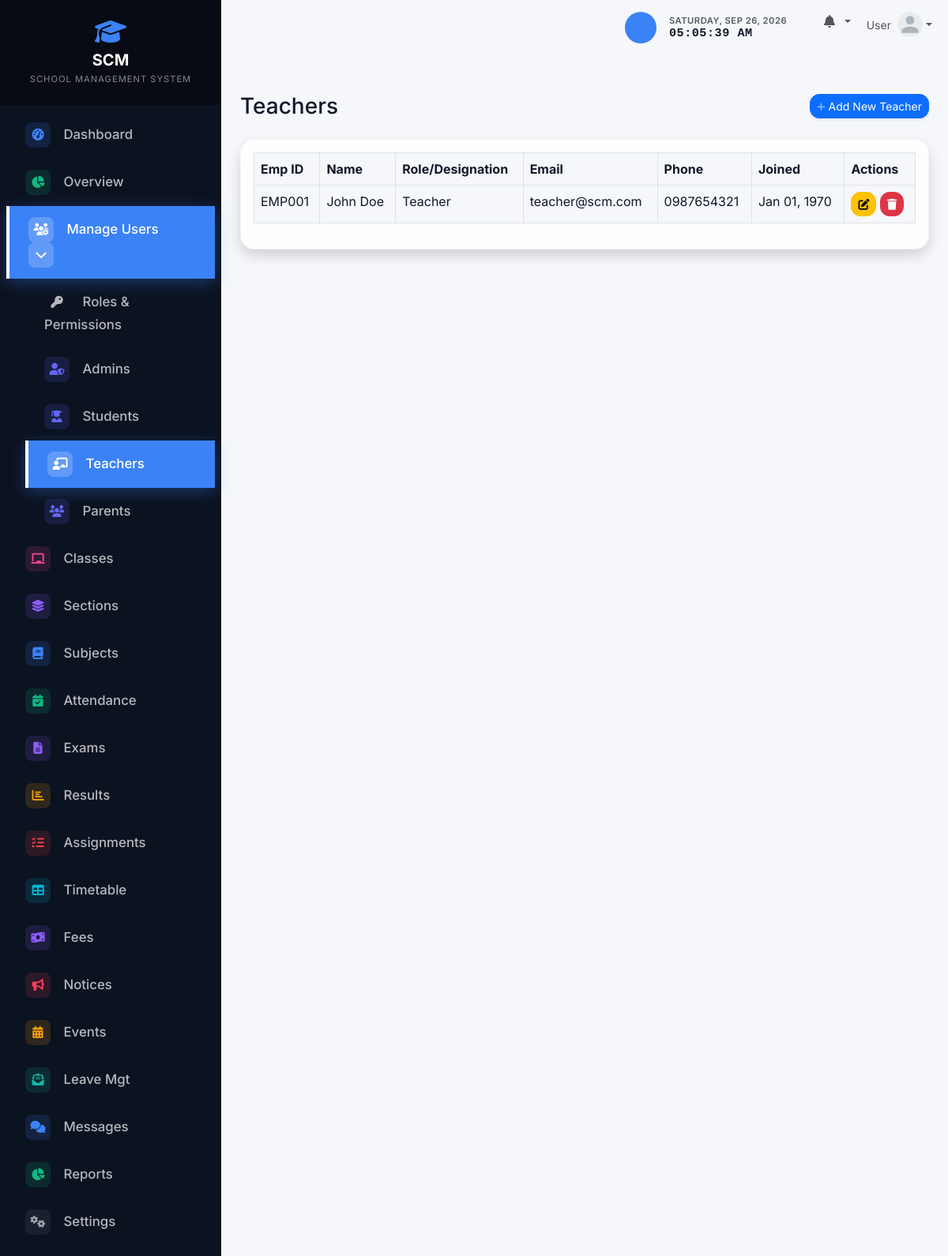
/admin/teachers/index.php (signed in), run on the app's committed database.
### tables this page shows
CREATE TABLE IF NOT EXISTS settings (
    setting_key VARCHAR(50) PRIMARY KEY,
    setting_value TEXT
);

CREATE TABLE IF NOT EXISTS teachers (
    id INT AUTO_INCREMENT PRIMARY KEY,
    user_id INT NOT NULL,
    employee_id VARCHAR(20) NOT NULL UNIQUE,
    first_name VARCHAR(50) NOT NULL,
    last_name VARCHAR(50) NOT NULL,
    designation VARCHAR(100) DEFAULT 'Teacher',
    gender ENUM('Male', 'Female', 'Other'),
    dob DATE,
    phone VARCHAR(20),
    address TEXT,
    qualification VARCHAR(100),
    experience VARCHAR(100),
    joining_date DATE,
    profile_photo VARCHAR(255),
    created_at TIMESTAMP DEFAULT CURRENT_TIMESTAMP,
    updated_at TIMESTAMP DEFAULT CURRENT_TIMESTAMP ON UPDATE CURRENT_TIMESTAMP,
    FOREIGN KEY (user_id) REFERENCES users(id) ON DELETE CASCADE
);

CREATE TABLE IF NOT EXISTS users (
    id INT AUTO_INCREMENT PRIMARY KEY,
    username VARCHAR(50) NOT NULL UNIQUE,
    email VARCHAR(100) NOT NULL UNIQUE,
    password_hash VARCHAR(255) NOT NULL,
    role ENUM('admin', 'teacher', 'student') NOT NULL,
    status ENUM('active', 'inactive') DEFAULT 'active',
    created_at TIMESTAMP DEFAULT CURRENT_TIMESTAMP,
    updated_at TIMESTAMP DEFAULT CURRENT_TIMESTAMP ON UPDATE CURRENT_TIMESTAMP
);

### config/functions.php (called while the page is built, shortened)
<?php
function get_setting($pdo, $key, $default = '') {
    $stmt = $pdo->prepare("SELECT setting_value FROM settings WHERE setting_key = ?");
    $stmt->execute([$key]);
    $result = $stmt->fetch();
    return $result ? $result['setting_value'] : $default;
}
?>

### admin/teachers/index.php (the view, shortened to what this page needs)
<?php
require_once '../../config/database.php';
require_once '../../config/functions.php';
$stmt = $pdo->query("SELECT t.*, u.email FROM teachers t JOIN users u ON t.user_id = u.id ORDER BY t.first_name, t.last_name");
$teachers = $stmt->fetchAll();
include '../../includes/header.php';
?>
<div class="d-sm-flex align-items-center justify-content-between mb-4">
    <h1 class="h3 mb-0 text-gray-800">Teachers</h1>
    <a href="create.php" class="d-none d-sm-inline-block btn btn-sm btn-primary shadow-sm">
        <i class="fas fa-plus fa-sm text-white-50"></i> Add New Teacher
    </a>
</div>
<div class="card shadow mb-4">
    <div class="card-body">
        <div class="table-responsive">
            <table class="table table-bordered table-hover" width="100%" cellspacing="0">
                <thead>
                    <tr>
                        <th>Emp ID</th>
                        <th>Name</th>
                        <th>Role/Designation</th>
                        <th>Email</th>
                        <th>Phone</th>
                        <th>Joined</th>
                        <th>Actions</th>
                    </tr>
                </thead>
                <tbody>
                    <?php foreach ($teachers as $teacher): ?>
                    <tr>
                        <td><?= htmlspecialchars($teacher['employee_id']) ?></td>
                        <td><?= htmlspecialchars($teacher['first_name'] . ' ' . $teacher['last_name']) ?></td>
                        <td><?= htmlspecialchars($teacher['designation'] ?? 'Teacher') ?></td>
                        <td><?= htmlspecialchars($teacher['email']) ?></td>
                        <td><?= htmlspecialchars($teacher['phone']) ?></td>
                        <td><?= date('M d, Y', strtotime($teacher['joining_date'])) ?></td>
                        <td>
                            <a href="edit.php?id=<?= $teacher['id'] ?>" class="btn btn-warning btn-sm" title="Edit"><i class="fas fa-edit"></i></a>
                            <a href="delete.php?id=<?= $teacher['id'] ?>" class="btn btn-danger btn-sm" title="Delete" onclick="return confirm('Are you sure you want to delete this teacher?');"><i class="fas fa-trash"></i></a>
                        </td>
                    </tr>
                    <?php endforeach; ?>
                </tbody>
            </table>
        </div>
    </div>
</div>
<?php include '../../includes/footer.php'; ?>

### includes/sidebar.php (shortened to what this page needs)
<?php
$current_page = $_SERVER['REQUEST_URI'];
$sidebar_school_name = get_setting($pdo, 'school_name', 'SCM - SCHOOL MANAGEMENT');
$name_parts = explode(' - ', $sidebar_school_name, 2);
$main_name = $name_parts[0];
$sub_name = isset($name_parts[1]) ? $name_parts[1] : '';
?>
<nav id="sidebar" class="text-white">
    <div class="sidebar-header p-4 text-center">
        <a href="<?= BASE_URL ?>/index.php" class="text-white text-decoration-none d-flex flex-column align-items-center">
            <i class="fas fa-graduation-cap fa-2x mb-2 text-primary"></i>
            <h5 class="mb-0 fw-bold tracking-wide"><?= htmlspecialchars($main_name) ?></h5>
            <?php if ($sub_name): ?>
            <small class="text-white-50 mt-1" style="font-size: 0.7rem; letter-spacing: 1px;"><?= htmlspecialchars(strtoupper($sub_name)) ?></small>
            <?php endif; ?>
        </a>
    </div>
    <ul class="list-unstyled components p-2">
        <?php if ($_SESSION['user_role'] === 'admin'): ?>
            <li class="<?= strpos($current_page, '/admin/dashboard.php') !== false ? 'active' : '' ?>">
                <a href="<?= BASE_URL ?>/admin/dashboard.php"><i class="fas fa-fw fa-tachometer-alt me-2"></i> Dashboard</a>
            </li>
            <li class="<?= strpos($current_page, '/admin/overview.php') !== false ? 'active' : '' ?>">
                <a href="<?= BASE_URL ?>/admin/overview.php"><i class="fas fa-fw fa-chart-pie me-2"></i> Overview</a>
            </li>
            <?php
                $is_users_active = strpos($current_page, '/admin/admins/') !== false || strpos($current_page, '/admin/roles/') !== false || strpos($current_page, '/admin/students/') !== false || strpos($current_page, '/admin/teachers/') !== false || strpos($current_page, '/admin/parents/') !== false;
            ?>
            <li class="<?= $is_users_active ? 'active' : '' ?>">
                <a href="#usersSubmenu" data-bs-toggle="collapse" aria-expanded="<?= $is_users_active ? 'true' : 'false' ?>" class="manage-users-btn <?= $is_users_active ? '' : 'collapsed' ?>" style="text-decoration: none;">
                    <i class="fas fa-fw fa-users-cog"></i>
                    <span>Manage Users</span>
                    <i class="fas fa-chevron-down dropdown-arrow"></i>
                </a>
                <ul class="collapse list-unstyled <?= $is_users_active ? 'show' : '' ?>" id="usersSubmenu" style="padding-left: 1.5rem;">
                    <li class="<?= strpos($current_page, '/admin/roles/') !== false ? 'active' : '' ?>"><a href="<?= BASE_URL ?>/admin/roles/"><i class="fas fa-fw fa-key me-2"></i> Roles & Permissions</a></li>
                    <li class="<?= strpos($current_page, '/admin/admins/') !== false ? 'active' : '' ?>"><a href="<?= BASE_URL ?>/admin/admins/"><i class="fas fa-fw fa-user-shield me-2"></i> Admins</a></li>
                    <li class="<?= strpos($current_page, '/admin/students/') !== false ? 'active' : '' ?>"><a href="<?= BASE_URL ?>/admin/students/" class="students-active"><i class="fas fa-fw fa-user-graduate me-2"></i> Students</a></li>
                    <li class="<?= strpos($current_page, '/admin/teachers/') !== false ? 'active' : '' ?>"><a href="<?= BASE_URL ?>/admin/teachers/"><i class="fas fa-fw fa-chalkboard-teacher me-2"></i> Teachers</a></li>
                    <li class="<?= strpos($current_page, '/admin/parents/') !== false ? 'active' : '' ?>"><a href="<?= BASE_URL ?>/admin/parents/"><i class="fas fa-fw fa-users me-2"></i> Parents</a></li>
                </ul>
            </li>
            <li class="<?= strpos($current_page, '/admin/classes/') !== false ? 'active' : '' ?>"><a href="<?= BASE_URL ?>/admin/classes/"><i class="fas fa-fw fa-chalkboard me-2"></i> Classes</a></li>
            <li class="<?= strpos($current_page, '/admin/sections/') !== false ? 'active' : '' ?>"><a href="<?= BASE_URL ?>/admin/sections/"><i class="fas fa-fw fa-layer-group me-2"></i> Sections</a></li>
            <li class="<?= strpos($current_page, '/admin/subjects/') !== false ? 'active' : '' ?>"><a href="<?= BASE_URL ?>/admin/subjects/"><i class="fas fa-fw fa-book me-2"></i> Subjects</a></li>
            <li class="<?= strpos($current_page, '/admin/attendance/') !== false ? 'active' : '' ?>"><a href="<?= BASE_URL ?>/admin/attendance/"><i class="fas fa-fw fa-calendar-check me-2"></i> Attendance</a></li>
            <li class="<?= strpos($current_page, '/admin/exams/') !== false ? 'active' : '' ?>"><a href="<?= BASE_URL ?>/admin/exams/"><i class="fas fa-fw fa-file-alt me-2"></i> Exams</a></li>
            <li class="<?= strpos($current_page, '/admin/results/') !== false ? 'active' : '' ?>"><a href="<?= BASE_URL ?>/admin/results/"><i class="fas fa-fw fa-chart-bar me-2"></i> Results</a></li>
            <li class="<?= strpos($current_page, '/admin/assignments/') !== false ? 'active' : '' ?>"><a href="<?= BASE_URL ?>/admin/assignments/"><i class="fas fa-fw fa-tasks me-2"></i> Assignments</a></li>
            <li class="<?= strpos($current_page, '/admin/timetable/') !== false ? 'active' : '' ?>"><a href="<?= BASE_URL ?>/admin/timetable/"><i class="fas fa-fw fa-table me-2"></i> Timetable</a></li>
            <li class="<?= strpos($current_page, '/admin/fees/') !== false ? 'active' : '' ?>"><a href="<?= BASE_URL ?>/admin/fees/"><i class="fas fa-fw fa-money-bill-wave me-2"></i> Fees</a></li>
            <li class="<?= strpos($current_page, '/admin/notices/') !== false ? 'active' : '' ?>"><a href="<?= BASE_URL ?>/admin/notices/"><i class="fas fa-fw fa-bullhorn me-2"></i> Notices</a></li>
            <li class="<?= strpos($current_page, '/admin/events/') !== false ? 'active' : '' ?>"><a href="<?= BASE_URL ?>/admin/events/"><i class="fas fa-fw fa-calendar-alt me-2"></i> Events</a></li>
            <li class="<?= strpos($current_page, '/admin/leaves/') !== false ? 'active' : '' ?>"><a href="<?= BASE_URL ?>/admin/leaves/"><i class="fas fa-fw fa-envelope-open-text me-2"></i> Leave Mgt</a></li>
            <li class="<?= strpos($current_page, '/admin/messages/') !== false ? 'active' : '' ?>"><a href="<?= BASE_URL ?>/admin/messages/"><i class="fas fa-fw fa-comments me-2"></i> Messages</a></li>
            <li class="<?= strpos($current_page, '/admin/reports/') !== false ? 'active' : '' ?>"><a href="<?= BASE_URL ?>/admin/reports/"><i class="fas fa-fw fa-chart-pie me-2"></i> Reports</a></li>
            <li class="<?= strpos($current_page, '/admin/settings/') !== false ? 'active' : '' ?>"><a href="<?= BASE_URL ?>/admin/settings/"><i class="fas fa-fw fa-cogs me-2"></i> Settings</a></li>
        <?php endif; ?>
    </ul>
</nav>

### assets/css/style.css (style rules this page uses)
:root { --bs-primary: #3B82F6; --bs-info: #06B6D4; --bs-success: #10B981; --bs-warning: #F59E0B; --bs-danger: #EF4444; --bs-body-bg: #F5F7FB; --bs-body-color: #111827; --sidebar-bg: #0B1220; --sidebar-header: #070b14; --sidebar-text: rgba(255,255,255,0.7); --sidebar-hover: rgba(255,255,255,0.1); }
.theme-admin { --bs-primary: #3B82F6; --bs-info: #06B6D4; --bs-body-bg: #F5F7FB; --bs-body-color: #111827; --sidebar-bg: #0B1220; --sidebar-header: #070b14; }
body { font-family: 'Inter', sans-serif; background-color: var(--bs-body-bg); color: var(--bs-body-color); }
.text-primary { color: var(--bs-primary) !important; }
.btn { border-radius: 12px; }
#sidebar { min-width: 280px; max-width: 280px; min-height: 100vh; transition: all 0.25s cubic-bezier(0.4, 0, 0.2, 1); background: var(--sidebar-bg) !important; }
#sidebar .sidebar-header { background: var(--sidebar-header); transition: all 0.25s; }
#sidebar ul.components { padding: 20px 0; }
#sidebar ul li a { padding: 14px 24px; font-size: 1.05em; display: block; color: var(--sidebar-text); text-decoration: none; font-weight: 500; position: relative; overflow: hidden; transition: background-color 0.3s ease, transform 0.3s ease, color 0.3s ease, box-shadow 0.3s ease; }
#sidebar ul li.active > a { background: var(--bs-primary); color: #ffffff; box-shadow: 0 5px 20px rgba(63, 130, 244, 0.35); transition: all 0.3s ease; border-left: 4px solid #fff; }
#sidebar ul li.active > a::before { content: ""; position: absolute; top: 0; left: -100%; width: 50%; height: 100%; background: linear-gradient( 90deg, transparent, rgba(255,255,255,0.25), transparent ); transform: skewX(-20deg); animation: buttonShine 3s infinite; }
#sidebar ul li a i { transition: transform 0.3s ease, color 0.3s ease; }
.card, .dashboard-card { border: 1px solid rgba(229, 231, 235, 0.5); border-radius: 18px; box-shadow: 0 8px 30px rgba(15, 23, 42, 0.1); background-color: rgba(255, 255, 255, 0.85); backdrop-filter: blur(8px); }
#sidebar ul.components li a i { width: 32px; height: 32px; display: inline-flex; align-items: center; justify-content: center; border-radius: 8px; margin-right: 12px !important; font-size: 0.95rem; transition: all 0.3s; }
#sidebar ul.components li a i.fa-tachometer-alt { background: rgba(59, 130, 246, 0.15); color: #3b82f6; }
#sidebar ul.components li a i.fa-chart-pie { background: rgba(16, 185, 129, 0.15); color: #10b981; }
#sidebar ul.components li a i.fa-users-cog, #sidebar ul.components li a i.fa-user-shield, #sidebar ul.components li a i.fa-user-graduate, #sidebar ul.components li a i.fa-chalkboard-teacher, #sidebar ul.components li a i.fa-users, #sidebar ul.components li a i.fa-user { background: rgba(99, 102, 241, 0.15); color: #6366f1; }
#sidebar ul.components li a i.fa-chalkboard { background: rgba(236, 72, 153, 0.15); color: #ec4899; }
#sidebar ul.components li a i.fa-layer-group { background: rgba(139, 92, 246, 0.15); color: #8b5cf6; }
#sidebar ul.components li a i.fa-book { background: rgba(59, 130, 246, 0.15); color: #3b82f6; }
#sidebar ul.components li a i.fa-calendar-check { background: rgba(16, 185, 129, 0.15); color: #10b981; }
#sidebar ul.components li a i.fa-file-alt { background: rgba(139, 92, 246, 0.15); color: #8b5cf6; }
#sidebar ul.components li a i.fa-chart-bar { background: rgba(245, 158, 11, 0.15); color: #f59e0b; }
#sidebar ul.components li a i.fa-tasks { background: rgba(239, 68, 68, 0.15); color: #ef4444; }
#sidebar ul.components li a i.fa-table { background: rgba(6, 182, 212, 0.15); color: #06b6d4; }
#sidebar ul.components li a i.fa-calendar-alt { background: rgba(245, 158, 11, 0.15); color: #f59e0b; }
#sidebar ul.components li a i.fa-money-bill-wave { background: rgba(139, 92, 246, 0.15); color: #8b5cf6; }
#sidebar ul.components li a i.fa-bullhorn { background: rgba(244, 63, 94, 0.15); color: #f43f5e; }
#sidebar ul.components li a i.fa-envelope-open-text { background: rgba(20, 184, 166, 0.15); color: #14b8a6; }
#sidebar ul.components li a i.fa-comments { background: rgba(59, 130, 246, 0.15); color: #3b82f6; }
#sidebar ul.components li a i.fa-cogs { background: rgba(107, 114, 128, 0.15); color: #9ca3af; }
#sidebar ul li.active > a i, #sidebar ul li a:hover i { background: rgba(255, 255, 255, 0.2) !important; color: #fff !important; }

### data on the page
settings: setting_value "SCM", setting_value "SCHOOL MANAGEMENT SYSTEM"
teachers: employee "EMP001", first_name+last_name "John Doe", designation "Teacher", user.email "teacher@scm.com", phone "0987654321", joining_date "Jan 01, 1970"

### other printed values
$_SESSION['name'] "User"
